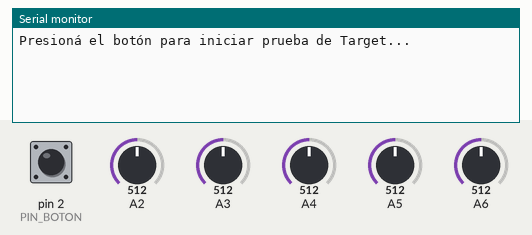
Simulated run of this sketch. Board: Arduino Nano, built with avr-gcc and run on an emulated ATmega328P. Parts: the last lines printed to the serial monitor. The inputs (shaded band) are chosen by the test bench; at power-on: pin 2 (PIN_BOTON) LOW, A2 = 512, A3 = 512, A4 = 512, A5 = 512, A6 = 512.

Above: at 1.7 s.
1.8 s: pin 2 (PIN_BOTON) pulled HIGH for 0.15 s
At 3.3 s:
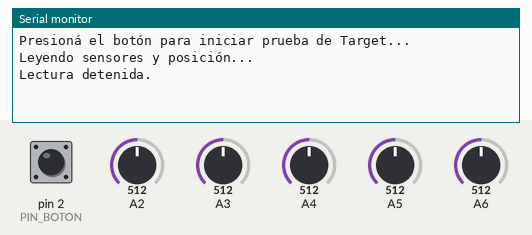
3.6 s: pin 2 (PIN_BOTON) pulled HIGH for 1 s
At 3.81 s:
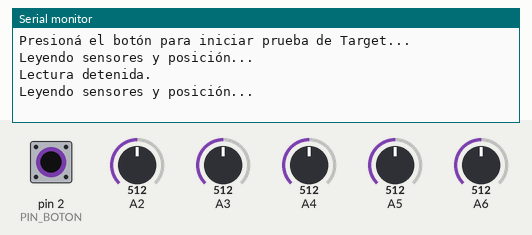
6.1 s: pin 2 (PIN_BOTON) driven HIGH
At 6.57 s:
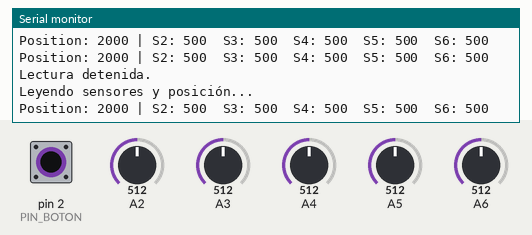
9.1 s: A2 set to 716
At 9.28 s:
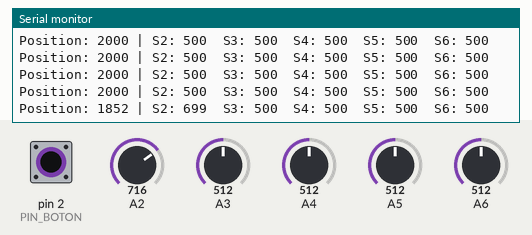
10.6 s: A3 set to 716
At 10.73 s:
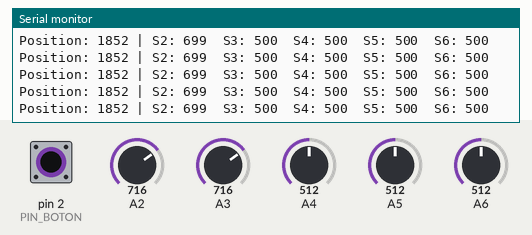
12.1 s: A4 set to 716
At 12.19 s:
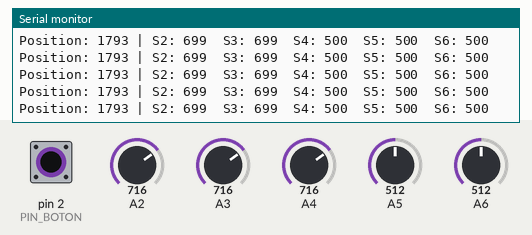
Timing chart, 0 to 14.6 s (numbered marks = the images above; inputs shaded):
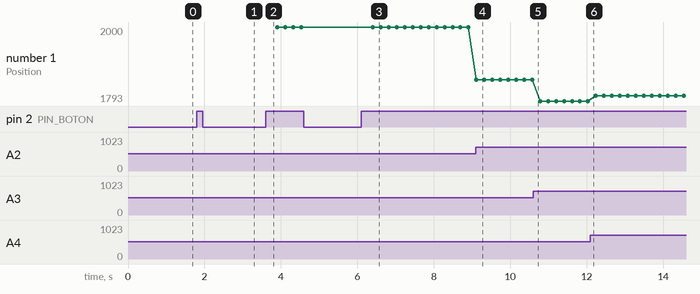

The sketch:

test_sensor.ino
```cpp
#include <QTRSensors.h>

#define PIN_BOTON 2  // Botón en D2 con pull-down
#define EMITTER_PIN LED_BUILTIN  // Cambiá si usás otro pin

QTRSensors qtr;
const uint8_t SensorCount = 5;  // Solo 5 sensores (A2 a A6)
uint16_t sensorValues[SensorCount];

void setup() {
  Serial.begin(9600);
  pinMode(PIN_BOTON, INPUT);  // Asumimos resistencia pull-down
  qtr.setTypeAnalog();
  qtr.setSensorPins((const uint8_t[]){A2, A3, A4, A5, A6}, SensorCount);
  qtr.setEmitterPin(EMITTER_PIN);

  delay(500);
  Serial.println("Presioná el botón para iniciar prueba de Target...");
}

void loop() {
  if (digitalRead(PIN_BOTON) == HIGH) {
    Serial.println("Leyendo sensores y posición...");
    delay(300);  // Anti-rebote

    while (digitalRead(PIN_BOTON) == HIGH) {
      digitalWrite(EMITTER_PIN, HIGH);  // Encender LEDs del QTR

      qtr.read(sensorValues);
      uint16_t position = qtr.readLineBlack(sensorValues);

      // Mostrar posición y valores
      Serial.print("Position: ");
      Serial.print(position);
      Serial.print(" | ");

      for (uint8_t i = 0; i < SensorCount; i++) {
        Serial.print("S");
        Serial.print(i + 2);  // A2=Sensor físico 2
        Serial.print(": ");
        Serial.print(sensorValues[i]);
        Serial.print("\t");
      }

      Serial.println();
      delay(200);
    }

    Serial.println("Lectura detenida.");
  }
}
```

Measured:
- after the input at 1.8 s, the serial monitor: prints a new line at once (image 1)
- after the input at 9.1 s, the serial monitor: prints a new line at once (image 4)
- plotted number 1: 2000 → 1852 after the input at 9.1 s, 1852 → 1793 after the input at 10.6 s, 1793 → 1807 after the input at 12.1 s
